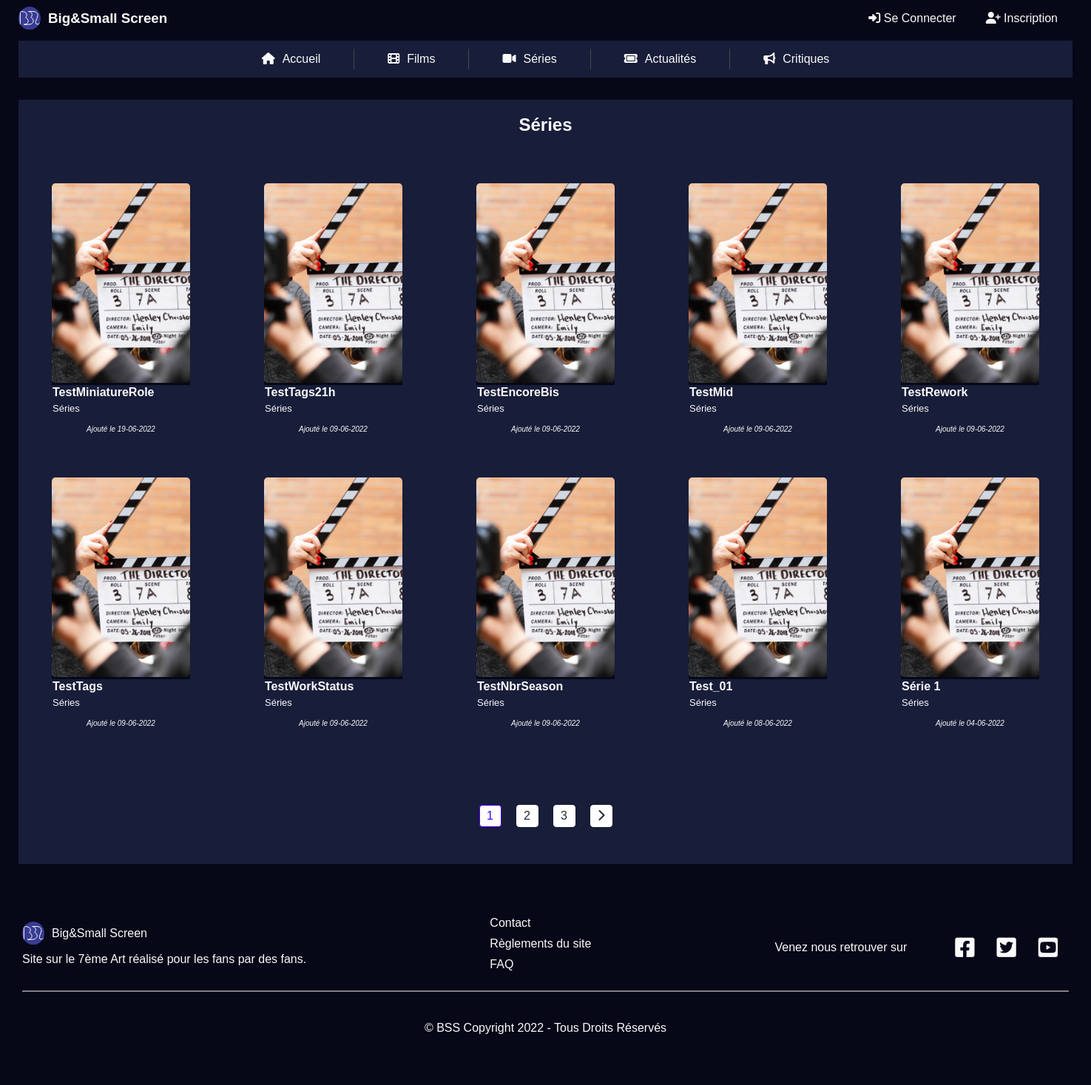
The app's page /?page=series with its own data.
### tables this page shows
CREATE TABLE IF NOT EXISTS `articles` (
  `id` int NOT NULL AUTO_INCREMENT,
  `category_id` int NOT NULL,
  `title` varchar(255) NOT NULL,
  `release_year` smallint NOT NULL,
  `nbr_season` smallint NOT NULL,
  `work_status` varchar(255) DEFAULT NULL,
  `director_one` varchar(255) NOT NULL,
  `director_two` varchar(255) DEFAULT NULL,
  `director_three` varchar(255) DEFAULT NULL,
  `director_four` varchar(255) DEFAULT NULL,
  `actor_one` varchar(255) NOT NULL,
  `actor_img_one` varchar(255) NOT NULL,
  `actor_role_one` varchar(125) NOT NULL,
  `actor_two` varchar(255) NOT NULL,
  `actor_img_two` varchar(255) NOT NULL,
  `actor_role_two` varchar(125) NOT NULL,
  `actor_three` varchar(255) NOT NULL,
  `actor_img_three` varchar(255) NOT NULL,
  `actor_role_three` varchar(125) NOT NULL,
  `actor_four` varchar(255) NOT NULL,
  `actor_img_four` varchar(255) NOT NULL,
  `actor_role_four` varchar(125) NOT NULL,
  `actor_five` varchar(255) NOT NULL,
  `actor_img_five` varchar(255) NOT NULL,
  `actor_role_five` varchar(125) NOT NULL,
  `synopsis` longtext NOT NULL,
  `content` longtext NOT NULL,
  `admin_firstname` varchar(100) NOT NULL,
  `type_id` int NOT NULL,
  `created_at` timestamp NOT NULL DEFAULT CURRENT_TIMESTAMP,
  `updated_at` timestamp NOT NULL ON UPDATE CURRENT_TIMESTAMP,
  `path_img` varchar(255) NOT NULL,
  PRIMARY KEY (`id`)
);

CREATE TABLE IF NOT EXISTS `categories` (
  `id` int NOT NULL AUTO_INCREMENT,
  `name` varchar(100) NOT NULL,
  `created_at` timestamp NOT NULL,
  PRIMARY KEY (`id`)
);

### pages/series.php (the view, shortened to what this page needs)
<?php
if(isset($_GET['numPages']) && !empty($_GET['numPages']))
{
    $currentPage = (int) strip_tags($_GET['numPages']);
}
else
{
    $currentPage = 1;
}
require_once('req/_connect.php');
$articlesPerPage = 10;
$firstArticle = ($currentPage - 1) * $articlesPerPage;
$articleAmount = "SELECT * FROM categories INNER JOIN articles ON articles.category_id = categories.id WHERE articles.category_id = 2 ORDER BY articles.created_at DESC LIMIT :firstarticle, :articlesperpage";
$request = $database->prepare($articleAmount);
$request->bindValue(':articlesperpage', $articlesPerPage, PDO::PARAM_INT);
$request->bindValue(':firstarticle', $firstArticle, PDO::PARAM_INT);
$request->execute();
$articles = $request->fetchAll(PDO::FETCH_ASSOC);
?>
<section class="categorie">
    <div class="categorie__container">
        <div class="categorie__container--wrapper">
            <h1>Séries</h1>
            <div class="card">
                <?php
                    foreach($articles as $article) {
                ?>
                <div class="card__cell">
                    <a class="card__cell--img" href="?page=article_actualite&id=<?= $article['id'] ?>">
                        <img src="<?= str_replace("../../", "./", $article['path_img']); ?>" alt="">
                    </a>
                    <div class="card__cell--description">
                        <a href="#">
                            <h4 class="description--title ellipsis"><?= $article['title']; ?></h4>
                        </a>
                        <a href="#" class="description--category ellipsis"><?= $article['name']; ?></a>
                        <p class="description--date">
                            <?php
                                $formDate = strtotime($article['created_at']);
                                echo "Ajouté le " . date("d-m-Y", $formDate);
                            ?>
                        </p>
                    </div>
                </div>
                <?php
                };
                ?>
            </div>
            <?php include_once('inc/_page.php'); ?>
        </div>
    </div>
</section>

### records on screen
articles: path_img (picture), title "TestMiniatureRole", category.name "Séries", created_at "19-06-2022"
articles: path_img (picture), title "TestTags21h", category.name "Séries", created_at "09-06-2022"
articles: path_img (picture), title "TestEncoreBis", category.name "Séries", created_at "09-06-2022"
articles: path_img (picture), title "TestMid", category.name "Séries", created_at "09-06-2022"
articles: path_img (picture), title "TestRework", category.name "Séries", created_at "09-06-2022"
articles: path_img (picture), title "TestTags", category.name "Séries", created_at "09-06-2022"
articles: path_img (picture), title "TestWorkStatus", category.name "Séries", created_at "09-06-2022"
articles: path_img (picture), title "TestNbrSeason", category.name "Séries", created_at "09-06-2022"
articles: path_img (picture), title "Test_01", category.name "Séries", created_at "08-06-2022"
articles: path_img (picture), title "Série 1", category.name "Séries", created_at "04-06-2022"
